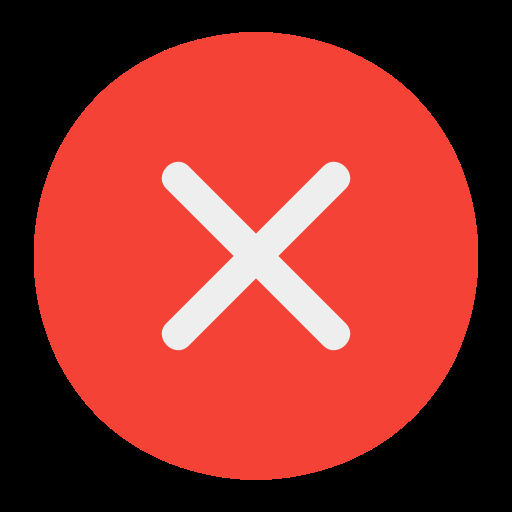
#> input picture images/close-icon.png, 512 x 512 px; its folder holds only this picture in this run
$ python cv2_resize.py
#> lines starting #> are read from the running program, lines starting #| are printed output that depends on the picture
import cv2
import os

img_paths = os.listdir('images')

for img_path in img_paths:
    if img_path.endswith(('.jpg', '.png')):
        img = cv2.imread(f'images/{img_path}')
#> img is the input picture: shape (512, 512, 3); mean B, G, R 42.8, 49.9, 146.9
        resized_img = cv2.resize(img, (3840, 2160))
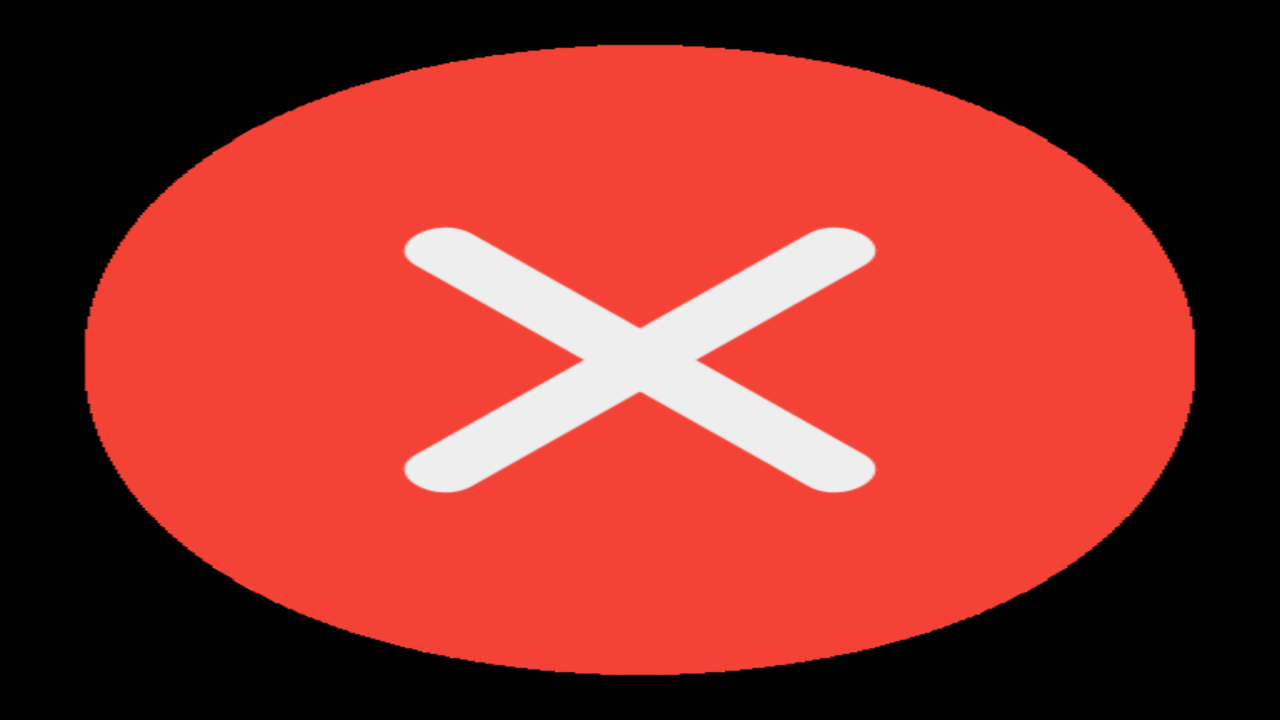
#> resized_img: shape (2160, 3840, 3) (shown at 1/3 size); mean B, G, R 42.8, 49.9, 146.9
        cv2.imwrite(f'images_resized/{img_path}', resized_img)
